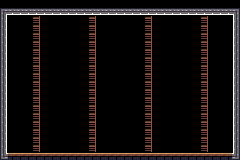

Tiled map render using the project's own tile images. Description and the whole map definition, tile-layer contents included, below:
An orthogonal 30x20 tile map with 8x8 px tiles, 1 tile layer (Tile Layer 1).

<map version="1.0" tiledversion="1.1.6" orientation="orthogonal" renderorder="right-down" width="30" height="20" tilewidth="8" tileheight="8" infinite="0" nextobjectid="1">
 <tileset firstgid="1" name="Sprites" tilewidth="8" tileheight="8" tilecount="1024" columns="32">
  <image source="../Sprites/Sprites.png" width="256" height="256" />
  <tile id="28">
   <animation>
    <frame tileid="30" duration="500" />
    <frame tileid="29" duration="500" />
    <frame tileid="30" duration="500" />
    <frame tileid="31" duration="500" />
   </animation>
  </tile>
  <tile id="36">
   <animation>
    <frame tileid="33" duration="450" />
    <frame tileid="34" duration="450" />
    <frame tileid="35" duration="450" />
   </animation>
  </tile>
  <tile id="87">
   <animation>
    <frame tileid="84" duration="300" />
    <frame tileid="85" duration="300" />
    <frame tileid="86" duration="300" />
   </animation>
  </tile>
 </tileset>
 <layer name="Tile Layer 1" width="30" height="20">
  <data encoding="csv">
0,0,0,0,0,0,0,0,0,0,0,0,0,0,0,0,0,0,0,0,0,0,0,0,0,0,0,0,0,0,
132,162,162,162,162,162,162,162,162,162,162,162,162,162,162,162,162,162,162,162,162,162,162,162,162,162,162,162,162,133,
131,0,0,0,33,0,0,0,0,0,0,33,0,0,0,0,0,0,33,0,0,0,0,0,0,33,0,0,0,129,
131,0,0,0,33,0,0,0,0,0,0,33,0,0,0,0,0,0,33,0,0,0,0,0,0,33,0,0,0,129,
131,0,0,0,33,0,0,0,0,0,0,33,0,0,0,0,0,0,33,0,0,0,0,0,0,33,0,0,0,129,
131,0,0,0,33,0,0,0,0,0,0,33,0,0,0,0,0,0,33,0,0,0,0,0,0,33,0,0,0,129,
131,0,0,0,33,0,0,0,0,0,0,33,0,0,0,0,0,0,33,0,0,0,0,0,0,33,0,0,0,129,
131,0,0,0,33,0,0,0,0,0,0,33,0,0,0,0,0,0,33,0,0,0,0,0,0,33,0,0,0,129,
131,0,0,0,33,0,0,0,0,0,0,33,0,0,0,0,0,0,33,0,0,0,0,0,0,33,0,0,0,129,
131,0,0,0,33,0,0,0,0,0,0,33,0,0,0,0,0,0,33,0,0,0,0,0,0,33,0,0,0,129,
131,0,0,0,33,0,0,0,0,0,0,33,0,0,0,0,0,0,33,0,0,0,0,0,0,33,0,0,0,129,
131,0,0,0,33,0,0,0,0,0,0,33,0,0,0,0,0,0,33,0,0,0,0,0,0,33,0,0,0,129,
131,0,0,0,33,0,0,0,0,0,0,33,0,0,0,0,0,0,33,0,0,0,0,0,0,33,0,0,0,129,
131,0,0,0,33,0,0,0,0,0,0,33,0,0,0,0,0,0,33,0,0,0,0,0,0,33,0,0,0,129,
131,0,0,0,33,0,0,0,0,0,0,33,0,0,0,0,0,0,33,0,0,0,0,0,0,33,0,0,0,129,
131,0,0,0,33,0,0,0,0,0,0,33,0,0,0,0,0,0,33,0,0,0,0,0,0,33,0,0,0,129,
131,0,0,0,33,0,0,0,0,0,0,33,0,0,0,0,0,0,33,0,0,0,0,0,0,33,0,0,0,129,
131,0,0,0,33,0,0,0,0,0,0,33,0,0,0,0,0,0,33,0,0,0,0,0,0,33,0,0,0,129,
131,0,0,0,33,0,0,0,0,0,0,33,0,0,0,0,0,0,33,0,0,0,0,0,0,33,0,0,0,129,
164,74,74,74,74,74,74,74,74,74,74,74,74,74,74,74,74,74,74,74,74,74,74,74,74,74,74,74,74,165
</data>
 </layer>
</map>
